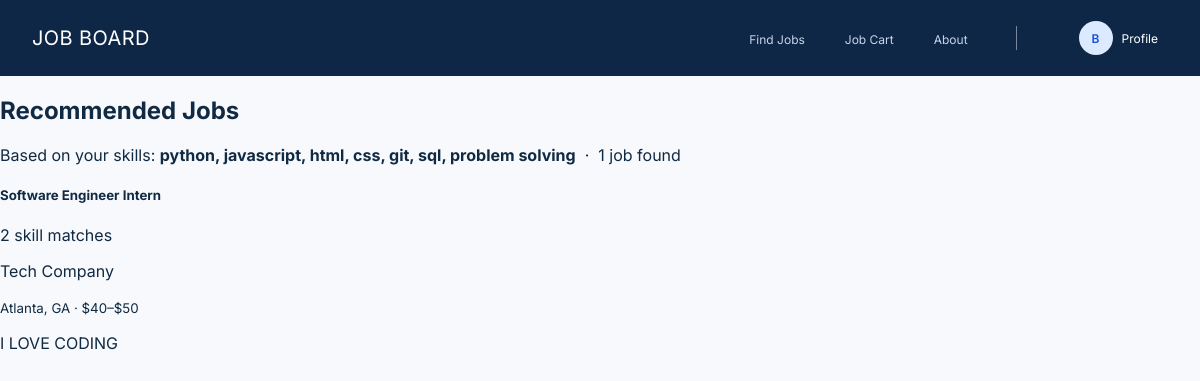
The app's page /jobs/recommendations/ (signed in), older data.
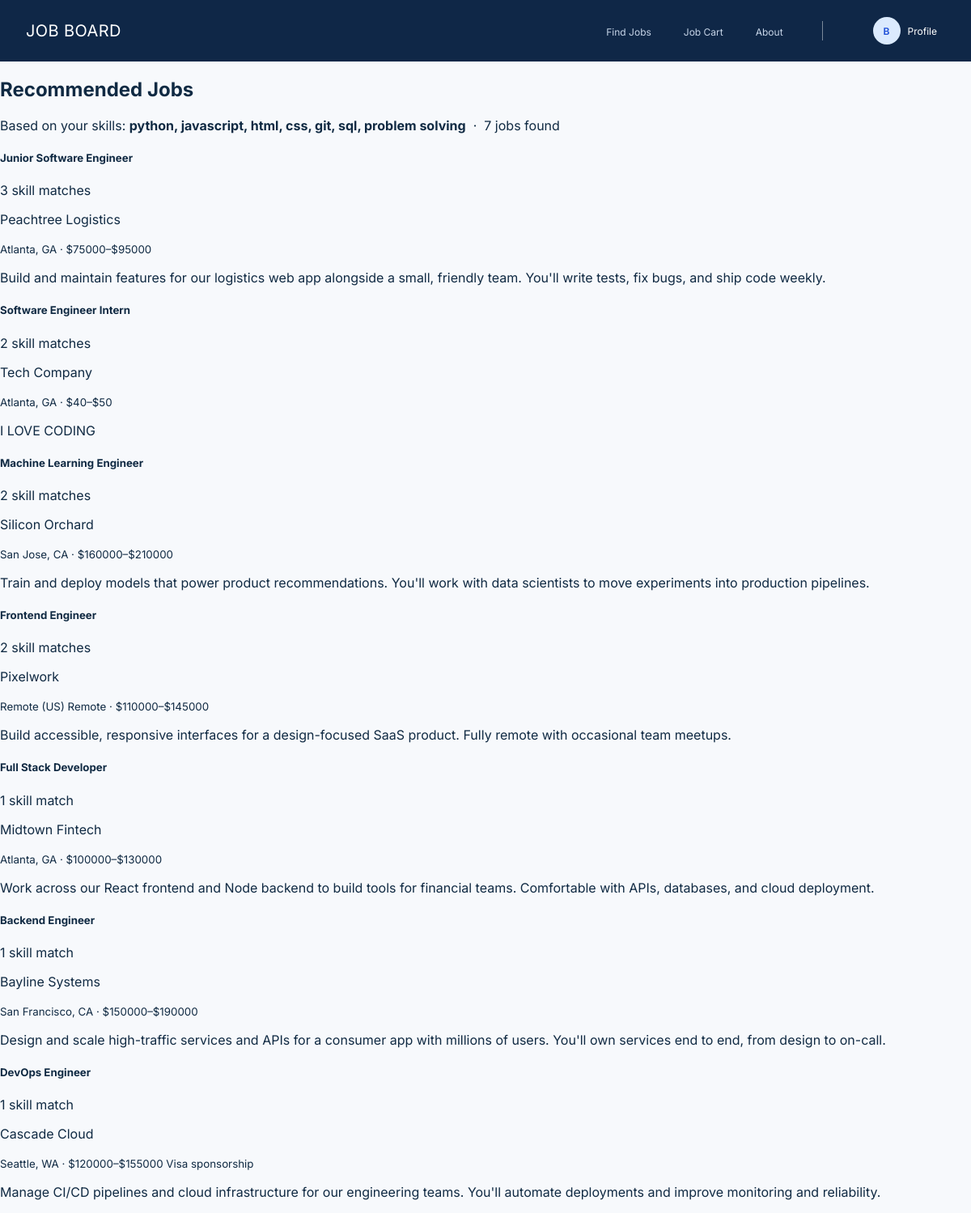
The same page, newer data.
### profiles/models.py (models this page shows, shortened)
class Profile(models.Model):
    user = models.OneToOneField(
        settings.AUTH_USER_MODEL, on_delete=models.CASCADE, related_name='profile'
    )
    headline = models.CharField(max_length=200)
    skills = models.TextField(blank=True, help_text='Comma-separated, e.g. Python, SQL, React')
    education = models.TextField(blank=True)
    experience = models.TextField(blank=True)
    links = models.TextField(blank=True, help_text='One URL per line')
    commute_radius = models.PositiveIntegerField(default=10)
    show_email = models.BooleanField(default=False)
    show_experience = models.BooleanField(default=True)
    is_visible_to_recruiters = models.BooleanField(default=True)
    def skill_list(self):
        return [s.strip().lower() for s in self.skills.split(',') if s.strip()]

### jobs/models.py (models this page shows, shortened)
class Job(models.Model):
    title = models.CharField(max_length=200)
    description = models.TextField()
    skills = models.TextField(blank=True)
    preferred_education = models.CharField(max_length=200, blank=True)
    company_name = models.CharField(max_length=200, blank=True)
    location = models.CharField(max_length=200)
    salary_min = models.IntegerField(null=True, blank=True)
    salary_max = models.IntegerField(null=True, blank=True)
    is_remote = models.BooleanField(default=False)
    visa_sponsorship = models.BooleanField(default=False)
    latitude = models.FloatField()
    longitude = models.FloatField()
    created_at = models.DateTimeField(auto_now_add=True)

### jobs/views.py (the view)
# urls.py: path('recommendations/', views.job_recommendations, name='recommendations'),
@login_required
def job_recommendations(request):
    try:
        profile = request.user.profile
    except Exception:
        return render(request, 'jobs/recommendations.html', {'jobs': [], 'no_profile': True})
    user_skills = profile.skill_list()
    if not user_skills:
        return render(request, 'jobs/recommendations.html', {'jobs': [], 'no_skills': True})
    scored = []
    for job in Job.objects.all():
        job_skills = [s.strip().lower() for s in job.skills.split(',') if s.strip()]
        matches = sum(1 for s in user_skills if s in job_skills)
        if matches > 0:
            scored.append((matches, job))
    scored.sort(key=lambda x: x[0], reverse=True)
    jobs = [{'job': job, 'matches': matches} for matches, job in scored]
    return render(request, 'jobs/recommendations.html', {'jobs': jobs, 'user_skills': user_skills})

### jobs/templates/jobs/recommendations.html (shortened to what this page needs)
{% extends "base.html" %}
{% block content %}
<h2 class="mb-4">Recommended Jobs</h2>
{% if no_profile %}
<div class="alert alert-info">You don't have a profile yet. <a href="/profile/">Create one</a> to get recommendations.</div>
{% elif no_skills %}
<div class="alert alert-info">Add skills to your <a href="/profile/">profile</a> to get recommendations.</div>
{% elif not jobs %}
<div class="alert alert-warning">No jobs matched your skills ({{ user_skills|join:", " }}). Check back later!</div>
{% else %}
<p class="text-muted">Based on your skills: <strong>{{ user_skills|join:", " }}</strong> &nbsp;·&nbsp; {{ jobs|length }} job{{ jobs|length|pluralize }} found</p>
{% for entry in jobs %}
<div class="card shadow-sm mb-3">
    <div class="card-body">
        <div class="d-flex justify-content-between align-items-start">
            <h5 class="card-title mb-1">{{ entry.job.title }}</h5>
            <span class="badge bg-success">{{ entry.matches }} skill match{{ entry.matches|pluralize:"es" }}</span>
        </div>
        {% if entry.job.company_name %}<p class="text-muted mb-1">{{ entry.job.company_name }}</p>{% endif %}
        <p class="mb-1">
            <small>
                {{ entry.job.location }}
                {% if entry.job.is_remote %}<span class="badge bg-secondary ms-1">Remote</span>{% endif %}
                {% if entry.job.salary_min or entry.job.salary_max %}
                · ${{ entry.job.salary_min|default:"?" }}–${{ entry.job.salary_max|default:"?" }}
                {% endif %}
                {% if entry.job.visa_sponsorship %}<span class="badge bg-info text-dark ms-1">Visa sponsorship</span>{% endif %}
            </small>
        </p>
        <p class="card-text text-muted mt-2">{{ entry.job.description }}</p>
    </div>
</div>
{% endfor %}
{% endif %}
{% endblock %}

### jobsite/templates/base.html (shortened to what this page needs)
{% load static %}
<!DOCTYPE html>
<html lang="en">
<head>
  <link rel="stylesheet" type="text/css" href="{% static 'css/style.css' %}">
</head>
<body>
  <nav class="navbar">
    <a href="/" class="navbar-brand">JOB BOARD</a>
    <ul class="navbar-links">
      <li><a href="/jobs/search" class="{% if request.resolver_match.url_name == 'jobs.index' %}active{% endif %}" {% if request.resolver_match.url_name == 'jobs.index' %}aria-current="page"{% endif %}>Find Jobs</a></li>
      <li>
        <a href="{% url 'cart:cart_list' %}"
          class="{% if request.resolver_match.namespace == 'cart' and request.resolver_match.url_name == 'cart_list' %}active{% endif %}"
          {% if request.resolver_match.namespace == 'cart' and request.resolver_match.url_name == 'cart_list' %}aria-current="page"{% endif %}>
          Job Cart
        </a>
      </li>
      <li><a href="/#how-it-works">About</a></li>
    </ul>
    <details class="navbar-profile">
      <summary class="profile-trigger" aria-label="Open profile menu">
        <span class="profile-avatar" aria-hidden="true">{% if user.is_authenticated %}{{ user.first_name|first|upper|default:'U' }}{% else %}J{% endif %}</span>
        <span>Profile</span>
      </summary>
    </details>
  </nav>
  <main class="page-body">
    {% block content %}{% endblock content %}
  </main>
</body>
</html>

Row changes from the older to the newer data that the page shows:
added Job: job "Junior Software Engineer", matches "3", job.company_name "Peachtree Logistics", job.location "Atlanta, GA", job.salary_min "75000", job.salary_max "95000", job.description "Build and maintain features for our logistics web app alongside a small, friendly team. You'll write tests, fix bugs, and ship code weekly."
added Job: job "Machine Learning Engineer", matches "2", job.company_name "Silicon Orchard", job.location "San Jose, CA", job.salary_min "160000", job.salary_max "210000", job.description "Train and deploy models that power product recommendations. You'll work with data scientists to move experiments into production pipelines."
added Job: job "Frontend Engineer", matches "2", job.company_name "Pixelwork", job.location "Remote (US)", is_remote "Remote", job.salary_min "110000", job.salary_max "145000", job.description "Build accessible, responsive interfaces for a design-focused SaaS product. Fully remote with occasional team meetups."
added Job: job "Full Stack Developer", matches "1", job.company_name "Midtown Fintech", job.location "Atlanta, GA", job.salary_min "100000", job.salary_max "130000", job.description "Work across our React frontend and Node backend to build tools for financial teams. Comfortable with APIs, databases, and cloud deployment."
added Job: job "Backend Engineer", matches "1", job.company_name "Bayline Systems", job.location "San Francisco, CA", job.salary_min "150000", job.salary_max "190000", job.description "Design and scale high-traffic services and APIs for a consumer app with millions of users. You'll own services end to end, from design to on-call."
added Job: job "DevOps Engineer", matches "1", job.company_name "Cascade Cloud", job.location "Seattle, WA", job.salary_min "120000", job.salary_max "155000", shows "Visa sponsorship", job.description "Manage CI/CD pipelines and cloud infrastructure for our engineering teams. You'll automate deployments and improve monitoring and reliability."
Text that changed along with them:
{{ jobs|length }}: "1" → "7"
